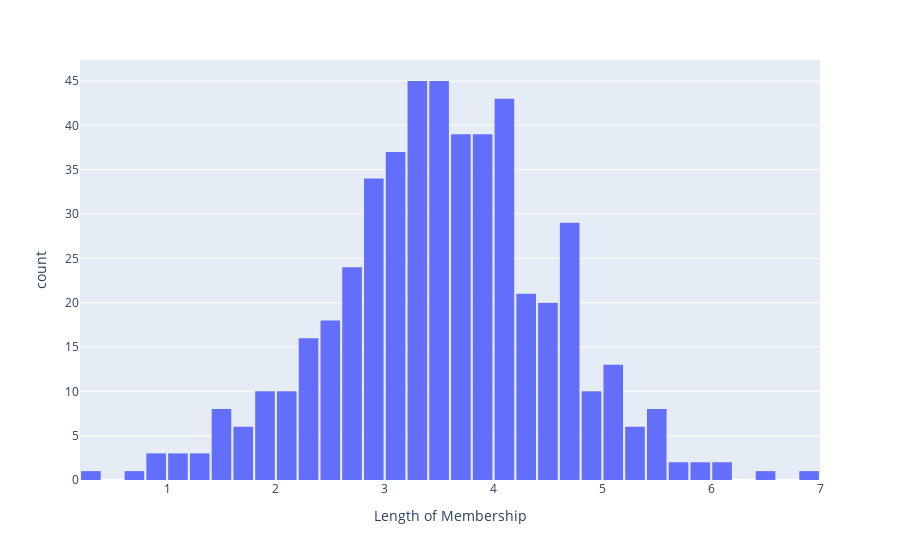

The notebook cell saved with this chart:
### Markdown cell above
#### From the correlation, we can see that 'Length of Membership' and 'Time on App' attributes have the most impact on amount spent

### Code cell
fig = px.histogram(df, x='Length of Membership')
fig.update_layout(bargap=0.1)
fig.show()

### Figure 1 — Plotly figure (JSON) as saved in the notebook; plotly's stock layout.template omitted (floating-point values rounded to 4 significant figures; data arrays with more than 128 entries replaced by an {"elided": "..."} marker saying what was removed)
{"data": [{"alignmentgroup": "True", "bingroup": "x", "hovertemplate": "Length of Membership=%{x}<br>count=%{y}<extra></extra>", "legendgroup": "", "marker": {"color": "#636efa", "pattern": {"shape": ""}}, "name": "", "offsetgroup": "", "orientation": "v", "showlegend": false, "type": "histogram", "x": {"elided": "500 float values"}, "xaxis": "x", "yaxis": "y"}], "layout": {"bargap": 0.1, "barmode": "relative", "legend": {"tracegroupgap": 0}, "margin": {"t": 60}, "xaxis": {"anchor": "y", "domain": [0, 1], "title": {"text": "Length of Membership"}}, "yaxis": {"anchor": "x", "domain": [0, 1], "title": {"text": "count"}}}}
